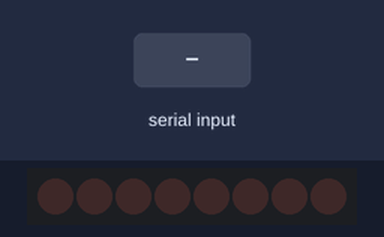
A sketch run on a simulated Arduino Uno, built with avr-gcc and run on an emulated ATmega328P. On the bench: 8 shift-register outputs drawn as a row of LEDs (first output left, lit = HIGH). Wiring (inferred from the names in the program): shift register (74HC595): data pin 10; shift clock pin 11; latch pin 13. Wiring (inferred from the signals the program sends): row of LEDs: on Q0, Q1, Q2, Q3, Q4, Q5, Q6, Q7. The inputs (shaded band) are chosen by the test bench. What the sketch prints to the serial monitor is not drawn.

Above: at 1.2 s.
1.3 s: "90,45\n" received over Serial
At 2.0 s:
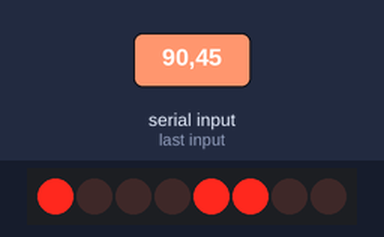
2.8 s: "30,150\n" received over Serial
At 3.4 s:
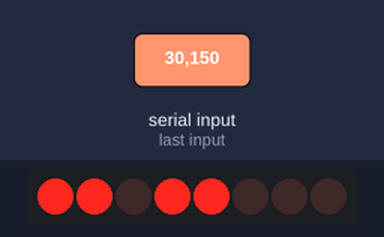
4.3 s: "5\n" received over Serial
At 5.3 s:
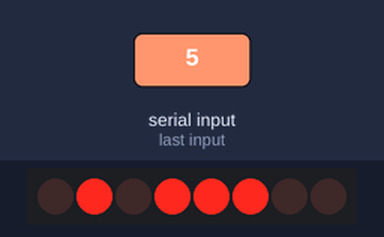
5.8 s: "200\n" received over Serial
At 6.5 s:
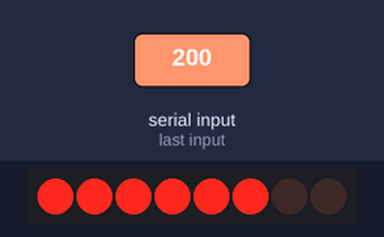
7.3 s: "30,150\n" received over Serial
At 8.1 s:
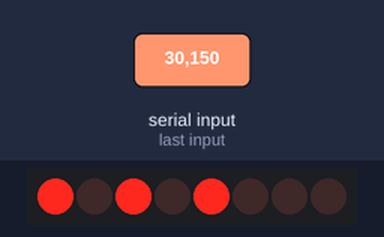
8.8 s: "90\n" received over Serial
Timing chart, 0 to 11.3 s (numbered marks = the images above; inputs shaded):
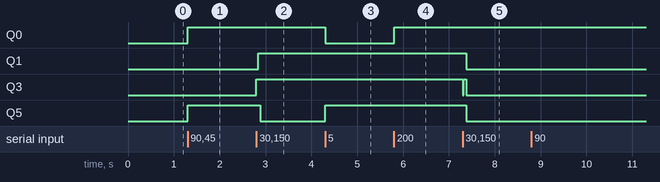

The sketch:

Shift_Register_test.ino
```cpp
//Pins für Shift Register
#define DataPin 10
#define ClockPin 11
#define LatchPin 13

byte ShiftRegisterZustand = 0;

void writeToRegister(int PinToChange, int State = -1);

void setup() {
  pinMode(LatchPin, OUTPUT);
  pinMode(ClockPin, OUTPUT);
  pinMode(DataPin, OUTPUT);
  writeToRegister(0, LOW); //Alles auf LOW initialisieren
  Serial.begin(9600);
  Serial.println("reset");
}

void loop() {
  if (Serial.available() > 0) {
    int bitToSet = Serial.read() - 48;
    writeToRegister(bitToSet);
  }
}

void writeToRegister(int PinToChange, int State) {
  if (State == -1) { //Toggle
    State = bitRead(ShiftRegisterZustand, PinToChange) - 1;
    State = abs(State); //Auf eigener Zeile, weil es so in der Doku "empfohlen" wurde...
  }
  bitWrite(ShiftRegisterZustand, PinToChange, State);
  digitalWrite(LatchPin, LOW);
  shiftOut(DataPin, ClockPin, MSBFIRST, ShiftRegisterZustand);
  digitalWrite(LatchPin, HIGH);
}
```

Measured:
- after the input at 1.3 s, Q0, Q5: LOW → HIGH at once
- after the input at 2.8 s, Q1, Q3: LOW → HIGH at once; Q5: HIGH → LOW after 0.08 s
- after the input at 4.3 s, Q0: HIGH → LOW at once; Q5: LOW → HIGH at once
- after the input at 5.8 s, Q0: LOW → HIGH at once
- after the input at 7.3 s, Q1, Q5: HIGH → LOW after 0.08 s; Q3: HIGH → LOW at once, → HIGH 0.02 s later, → LOW 0.06 s later
